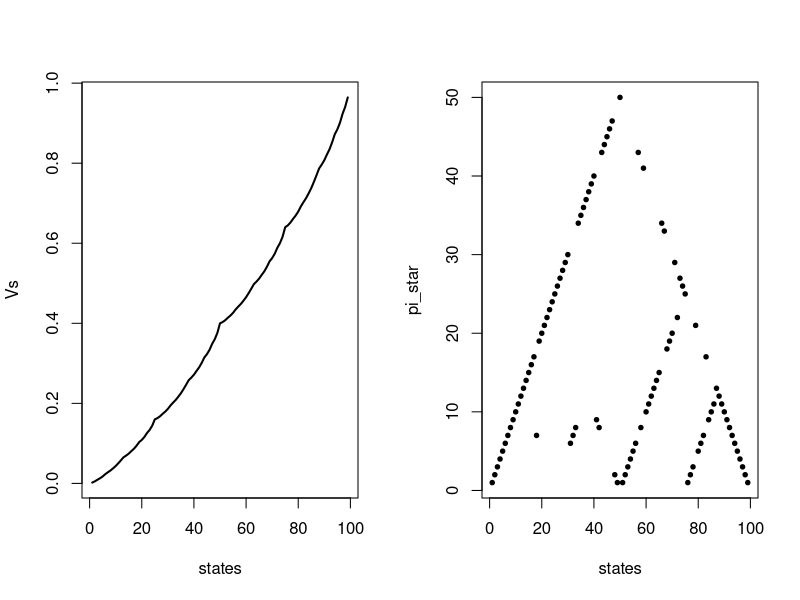

This figure's R source:

rm(list=ls())

ph <- 0.4

states <- 1:99
nstates <- length(states)

Vs <- Vold <- rep(0, 99)

theta <- 10^-10
delta <- 1

iter <- 0

while(delta > theta){
  
  iter <- iter + 1
  print(iter)
  
  for(i in 1:nstates){
    
    Vold[i] <- Vs[i]
    
    n_action_i     <- min(states[i], 100 - states[i]) 
    actions_i      <- 1:n_action_i
    action_value_i <- rep(0, n_action_i)
    
    for(ii in 1:n_action_i){
      
      Stplus_win  <- states[i] + actions_i[ii]
      Stplus_lose <- states[i] - actions_i[ii]
      
      expr1 <- ifelse(Stplus_win == 100, 0, 0) * ph + 0 * (1 - ph)
      expr2 <- ifelse(Stplus_win == 100, 1, Vs[states == Stplus_win]) * ph + 
        ifelse(Stplus_lose == 0, 0, Vs[states == Stplus_lose]) * (1 - ph)
      
      action_value_i[ii] <- expr1 + expr2
      
    }
    
    Vs[i] <- max(action_value_i)
    
  }
  
  delta <- max(abs(Vold - Vs))
  
}

pi_star <- rep(-10, nstates)

for(i in 1:nstates){
  
  n_action_i     <- min(states[i], 100 - states[i]) 
  actions_i      <- 1:n_action_i
  action_value_i <- rep(0, n_action_i)
  
  for(ii in 1:n_action_i){
    
    Stplus_win  <- states[i] + actions_i[ii]
    Stplus_lose <- states[i] - actions_i[ii]
    
    expr1 <- ifelse(Stplus_win == 100, 1, 0) * ph + 0 * (1 - ph)
    expr2 <- ifelse(Stplus_win == 100, 0, Vs[states == Stplus_win]) * ph + 
      ifelse(Stplus_lose == 0, 0, Vs[states == Stplus_lose]) * (1 - ph)
    
    action_value_i[ii] <- expr1 + expr2
    
  }
  
  pi_star[i] <- max(actions_i[which(action_value_i == max(action_value_i))])
  
}

par(mfrow = c(1, 2))
plot(states, Vs, type = "l", lwd = 2)
plot(states, pi_star, type = "p", lwd = 1, pch = 19, cex = 0.6)
